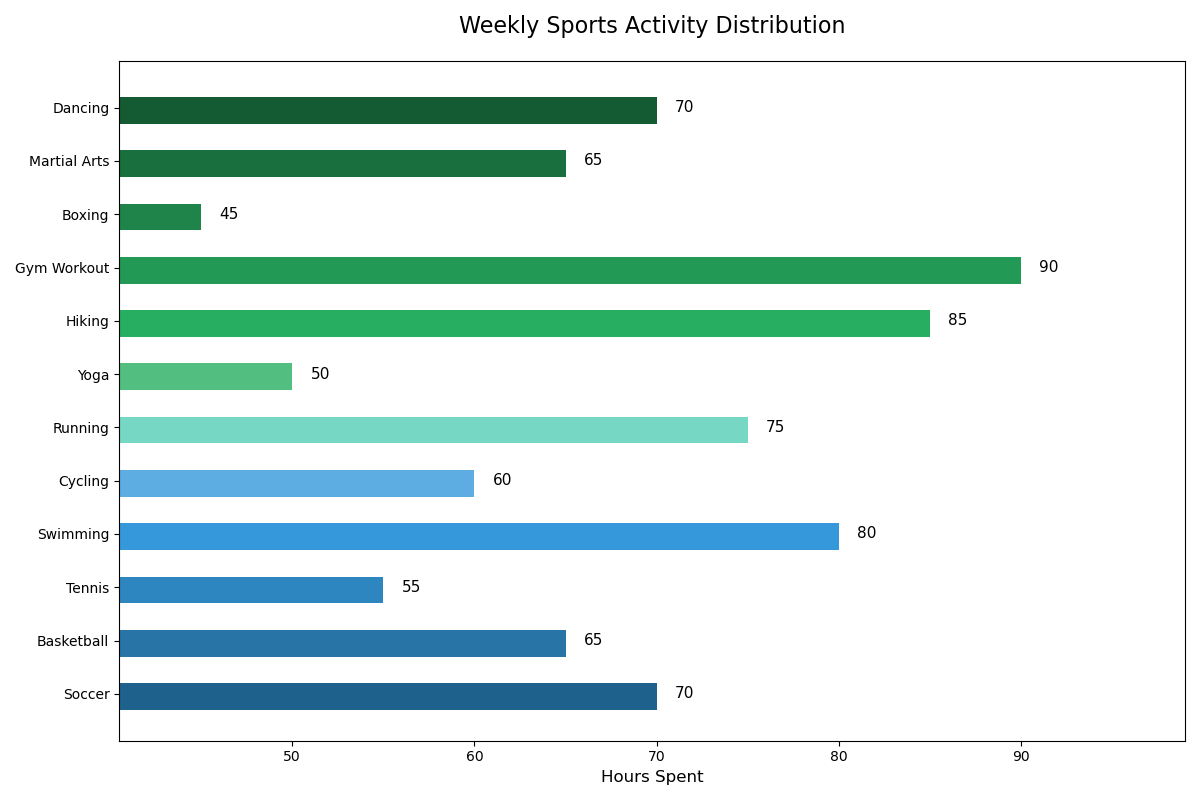

Generate this figure with Python:

import matplotlib.pyplot as plt

# Data
activities = ['Soccer', 'Basketball', 'Tennis', 'Swimming', 'Cycling', 'Running', 
              'Yoga', 'Hiking', 'Gym Workout', 'Boxing', 'Martial Arts', 'Dancing']
hours_spent = [70, 65, 55, 80, 60, 75, 50, 85, 90, 45, 65, 70]

# Color scheme using color codes
colors = ['#1F618D', '#2874A6', '#2E86C1', '#3498DB', '#5DADE2', '#76D7C4',
          '#52BE80', '#27AE60', '#229954', '#1E8449', '#196F3D', '#145A32']

# Create horizontal bar chart
plt.figure(figsize=(12, 8))
bars = plt.barh(activities, hours_spent, color=colors, height=0.6)

# Adjusting the width and height of bars
for bar in bars:
    bar.set_height(0.5)

# Changing the layout and labels
plt.xlabel('Hours Spent', fontsize=12)
plt.title('Weekly Sports Activity Distribution', fontsize=16, pad=20)
plt.xlim(min(hours_spent) * 0.9, max(hours_spent) * 1.1)  # Set x-axis limit higher to accommodate labels

# Adding value labels on the side of each bar
for i, v in enumerate(hours_spent):
    plt.text(v + 1, i, str(v), color='black', va='center', fontsize=11)

# Show the final result
plt.tight_layout()
plt.show()
